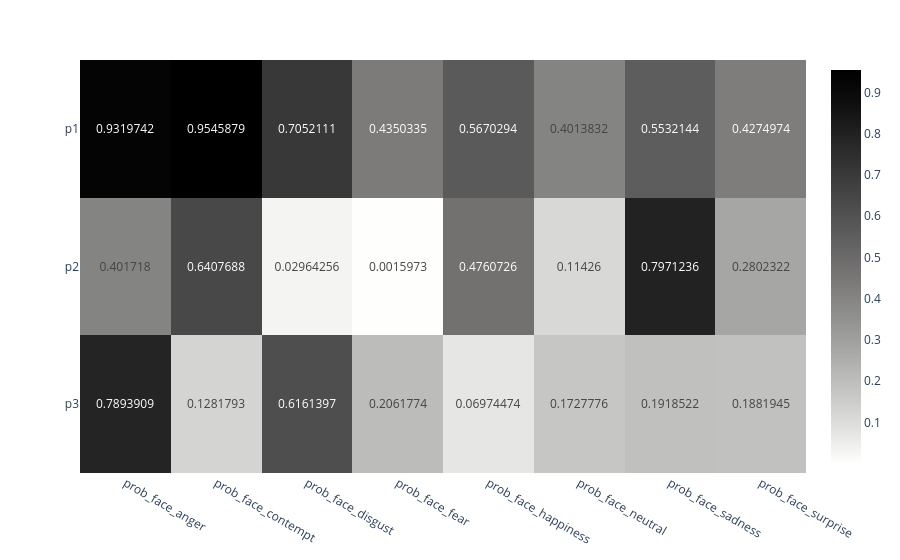

This figure's notebook cell:
### Code cell
fig_p

### Figure 1 — Plotly figure (JSON) as saved in the notebook; plotly's stock layout.template omitted (floating-point values rounded to 4 significant figures)
{"data": [{"coloraxis": "coloraxis", "hovertemplate": "x: %{x}<br>y: %{y}<br>color: %{z}<extra></extra>", "name": "0", "texttemplate": "%{z}", "type": "heatmap", "x": ["prob_face_anger", "prob_face_contempt", "prob_face_disgust", "prob_face_fear", "prob_face_happiness", "prob_face_neutral", "prob_face_sadness", "prob_face_surprise"], "xaxis": "x", "y": ["p1", "p2", "p3"], "yaxis": "y", "z": [[0.932, 0.9546, 0.7052, 0.435, 0.567, 0.4014, 0.5532, 0.4275], [0.4017, 0.6408, 0.02964, 0.001597, 0.4761, 0.1143, 0.7971, 0.2802], [0.7894, 0.1282, 0.6161, 0.2062, 0.06974, 0.1728, 0.1919, 0.1882]]}], "layout": {"coloraxis": {"colorscale": [[0, "rgb(254, 254, 253)"], [0.09091, "rgb(224, 224, 223)"], [0.1818, "rgb(197, 197, 195)"], [0.2727, "rgb(171, 171, 170)"], [0.3636, "rgb(146, 146, 145)"], [0.4545, "rgb(124, 123, 122)"], [0.5455, "rgb(102, 101, 101)"], [0.6364, "rgb(81, 80, 80)"], [0.7273, "rgb(59, 59, 59)"], [0.8182, "rgb(38, 38, 38)"], [0.9091, "rgb(16, 16, 16)"], [1, "rgb(0, 0, 0)"]]}, "margin": {"t": 60}, "xaxis": {"anchor": "y", "domain": [0, 1]}, "yaxis": {"anchor": "x", "autorange": "reversed", "domain": [0, 1]}}}
